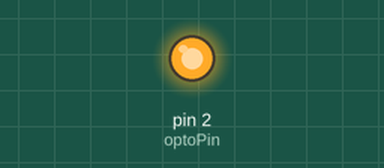
The sketch below on a simulated Arduino Uno, built with avr-gcc and run on an emulated ATmega328P. Parts: output pins drawn as LEDs (lit = HIGH).

Above: at 0.1 s.
Timing chart, 0 to 1.6 s (numbered marks = the images above):
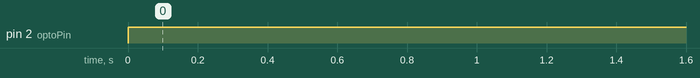

The sketch:

HackingButtons.ino
```cpp
/*
  Arduino Starter Kit example
  https://store.arduino.cc/genuino-starter-kit
*/

const int optoPin = 2;

void setup() {
  pinMode(optoPin, OUTPUT);
}

void loop() {
  digitalWrite(optoPin, HIGH);

  delay(15);
}
```

Measured:
- by itself, pin 2 (optoPin): LOW → HIGH at 0.00 s
